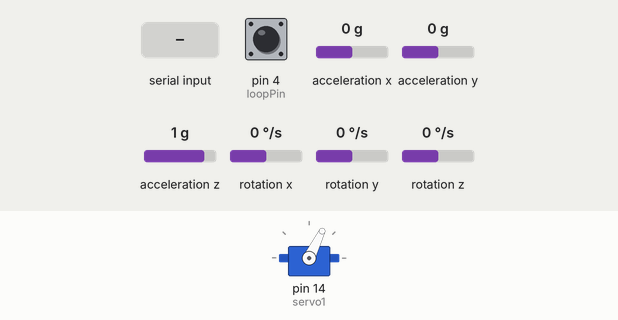
Simulated run of this sketch. Board: Arduino Uno, built with avr-gcc and run on an emulated ATmega328P. Shown: servo. Wiring (inferred from the names in the program): MPU-6050 motion sensor at I2C address 0x68. The test bench sets the inputs (shaded band); at power-on: pin 4 (loopPin) HIGH, acceleration x 0 g, acceleration y 0 g, acceleration z 1 g, rotation x 0 °/s, rotation y 0 °/s, rotation z 0 °/s. What the sketch prints to the serial monitor is not drawn.

Above: at 1.2 s.
1.3 s: "r" received over Serial
At 2.1 s:
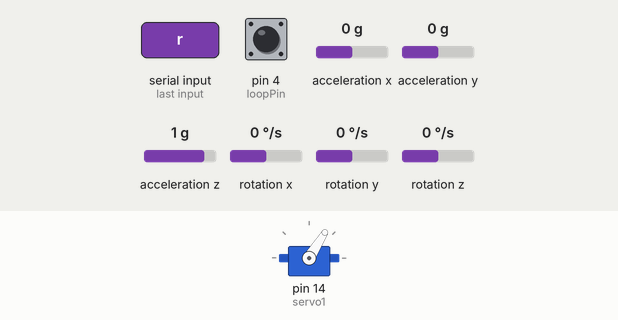
2.8 s: "R" received over Serial
At 3.2 s:
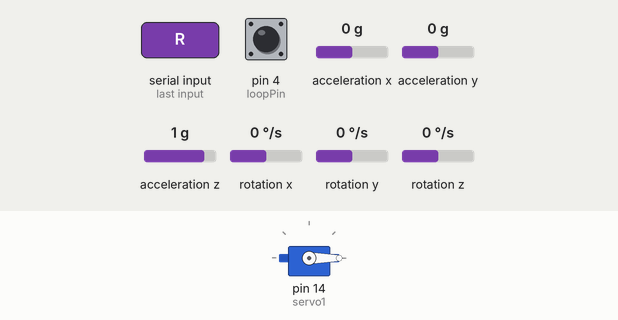
4.3 s: "C" received over Serial
At 5.5 s:
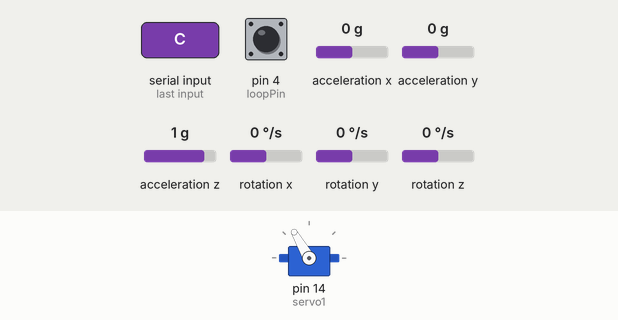
5.8 s: "a" received over Serial
At 6.7 s:
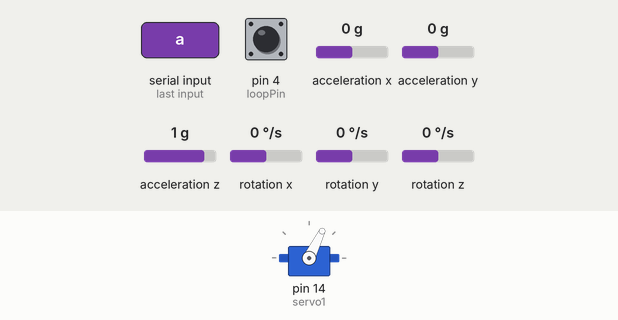
Timing chart, 0 to 8.3 s (numbered marks = the images above; inputs shaded):
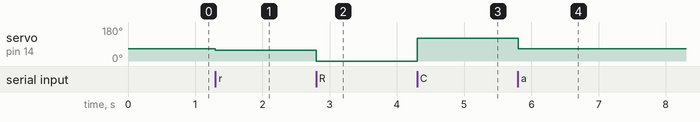

Measured:
- after the input at 1.3 s, servo on pin 14 (servo1): 64° → 58° at once
- after the input at 2.8 s, servo on pin 14 (servo1): 58° → 0° at once
- after the input at 4.3 s, servo on pin 14 (servo1): 0° → 120° at once
- after the input at 5.8 s, servo on pin 14 (servo1): 120° → 64° at once

The sketch:

Kalman_MPU6050.ino
```cpp
// vcc -- 3.3v
// scl a5
// sda a4
// int d2

#include<Wire.h>
#include <Servo.h>

Servo servo1;

#define DATA_LEN 14
#define DATA_IN_LEN 7
#define loopPin 4


// I2C address of the MPU-6050
const int MPU_addr=0x68;
// Mediciones
int16_t AcX,AcY,AcZ,Tmp,GyX,GyY,GyZ;
int16_t datos[DATA_IN_LEN];

char out_msg[DATA_LEN];
bool kill=false;

char val, last_val;
char ch;
int servo_val = -180;
void setup()
{
  Wire.begin();
  Wire.beginTransmission(MPU_addr);
  Wire.write(0x6B);  // PWR_MGMT_1 register
  Wire.write(0);     // set to zero (wakes up the MPU-6050)
  Wire.endTransmission(true);

  pinMode(loopPin, INPUT);

  servo1.attach(14);
  servo_val = 64;
  servo1.write(servo_val);

  Serial.begin(9600);

  last_val = -1;
}


void loop()
{
  /*
  delay(1000);
  servo1.write(servo_val);

  Serial.println(servo_val);
  servo_val = servo_val + 10;
  */

  if (Serial.available() > 0)
  {
    // get incoming byte:
    ch = Serial.read();

    if(kill == true)
    {
      kill = false;
      servo_val = 64;
      servo1.write(servo_val);

      for (int idx = 0 ; idx < DATA_IN_LEN ; idx++)
      {
        out_msg[(idx*2)+0] = 0;
        out_msg[(idx*2)+1] = 0;
      }
      for (int i = 0 ; i < DATA_LEN ; i++)
        Serial.write(out_msg[i]);


    }
    else
    {

      if(ch == 'a')
        servo_val = 64;
      if(ch == 'r')
        servo_val = 58;
      if(ch == 'R')
        servo_val = 0;
      if(ch  == 'c')
        servo_val = 70;
      if(ch  == 'C')
        servo_val = 120;

     servo1.write(servo_val);


       // Muestreo
      // read sensor
      Wire.beginTransmission(MPU_addr);
      Wire.write(0x3B);  // starting with register 0x3B (ACCEL_XOUT_H)
      Wire.endTransmission(false);
      Wire.requestFrom(MPU_addr,14,true);  // request a total of 14 registers

      for (int idx = 0 ; idx < DATA_IN_LEN ; idx++)
        datos[idx] = Wire.read()<<8|Wire.read();


      // Encode
      for (int idx = 0 ; idx < DATA_IN_LEN ; idx++)
      {
        out_msg[(idx*2)+0] = char((datos[idx] >> 8) & 0xFF);
        out_msg[(idx*2)+1] = char((datos[idx] ) & 0xFF);
      }

      // Send
      for (int i = 0 ; i < DATA_LEN ; i++)
        Serial.write(out_msg[i]);

    }


  }

  // Controlo el stop
  val = digitalRead(loopPin);
  if (last_val != val)
  {
    last_val = val;
    if (!val)
    {
      kill = true;

    }
  }


}
```
